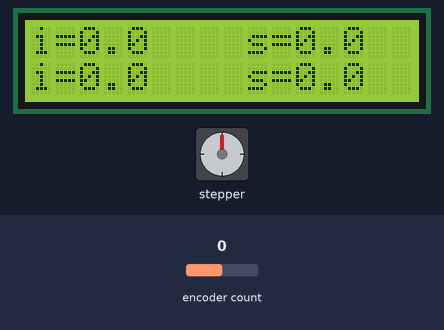
This sketch was run on a simulated Arduino Uno, built with avr-gcc and run on an emulated ATmega328P. Parts: stepper motor, 16×2 character LCD. Wiring (inferred from the names in the program): stepper motor driver (200 steps per turn assumed): step pin 8; direction pin 6; enable pin 5. Inputs (shaded band) come from the test bench; at power-on: encoder count 0. What the sketch prints to the serial monitor is not drawn.

Above: at 2.0 s.
2.1 s: encoder count set to -1
At 3.9 s:
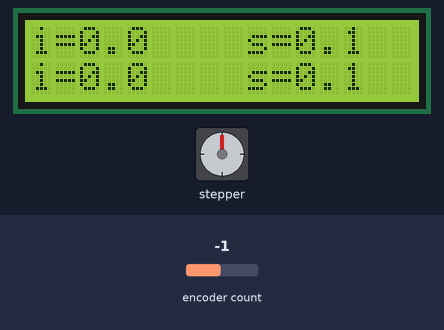
4.2 s: encoder count set to 0
At 6.5 s:
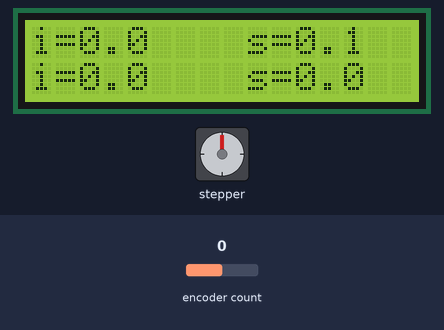
Timing chart, 0 to 8.0 s (numbered marks = the images above; inputs shaded):
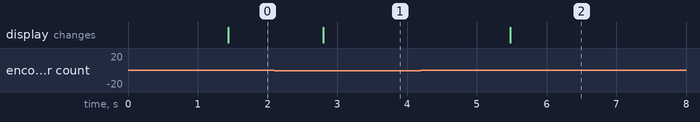

Measured:
- after the input at 2.1 s, the display: changes after 0.70 s (image 1)
- after the input at 4.2 s, the display: changes after 1.3 s (image 2)

The sketch:

fraestisch.ino
```cpp
#include <Encoder.h>
#include <Wire.h> // Wire Bibliothek einbinden
#include <LiquidCrystal_I2C.h> // Vorher hinzugefügte LiquidCrystal_I2C Bibliothek einbinden


/*
 * Grobe Funktionsweise
 *
 * 1. Wenn Strom an dann nix machen sondern im Display fragen "Referenzfahrt? Auf keine Encodereingaben reagieren, nur auf Klick warten.
 * 2. So lange warten bis Encoder gedrückt wird, vorher darf keine Bewegung möglich sein!!! Dann Referenzfahrt auf Endschalter.
 * 3. Jetzt ist die obere Position bekannt (max. Verfahrweg ca. 5cm, mussnoch ermittelt werden)
 * 4. wenn Encoder gedreht wird dann pro Rastung 0,1 mm in die entsprechende Richtung fahren (schnell oder langsam, je nach dem wie schnell gedreht wird
 * 5. wenn Encoder länger gedrückt wird (1  sec) Fräse in maximale  untere Position  fahren  (wenn Frästisch nicht gebraucht  wird)
 * PS: Encoder macht 20 Klicks pro Umdrehung, Steigung einer M8 Gewindestange = 1,25 mm
 *
 *
 *  Board: Arduino / Genuino Micro
 *  Maximum - 50mm
 *
 */


/*
 * Anschlüsse am Ardunino
 */

int PUL=8; //define Pulse pin
int DIR=6; //define Direction pin
int ENA=5; //define Enable Pin

int CLK=0; // Clock f. Encoder
int DT=1;  // DT f. Encoder
int SW=7;  // Switch vom. Encoder

int DISPLAY_SDA=2;  // I2C-SDA fuers Display
int DISPLAY_SCL=3;  // I2C-SCL fuers Display

int ENDSTOP=4; // Endschalter fuer die Referenz


/*
 * State-Machine für die Referenzierung
 */

#define STATE_UNREFERENZIERT    0
#define STATE_REFERENZFAHRT     1
#define STATE_REFERENZIERT      2

int state = STATE_UNREFERENZIERT;


/*
 * Der Knopf wurde im Interrupt-Handler gedrückt
 */
boolean button_gedrueckt = false;


/*
 * Position im Raum
 *
 *   x
 *   | ist_position+
 *   |
 *   |
 *   | ist_position-
 *   x
 *
 */

long ist_position = 0;
long soll_position = 0;

double ist_position_mm = 0;
double soll_position_mm = 0;

long maschine_ist_position = 0;
long maschine_soll_position = 0;

double maschine_ist_position_mm = 0;
double maschine_soll_position_mm = 0;


long maximale_position = 50;
boolean position_geaendert = false;

long STEPS_PRO_MM = 2560;

/*
 *
 */

// Encoder
Encoder encoder(CLK, DT);

// Display
LiquidCrystal_I2C lcd(0x27, 16, 2); //Hier wird festgelegt um was für einen Display es sich handelt. In diesem Fall eines mit 16 Zeichen in 2 Zeilen und der HEX-Adresse 0x27. Für ein vierzeiliges I2C-LCD verwendet man den Code "LiquidCrystal_I2C lcd(0x27, 20, 4)"


long alteEncoderPosition  = -999;


// Knopf gedrückt
void encoderGedrueckt()
{
  Serial.println("Switch betaetigt");
  button_gedrueckt = true;
}

void motor_schritt_oben()
{
    digitalWrite(DIR,LOW);
    digitalWrite(ENA,HIGH);
    digitalWrite(PUL,HIGH);
    delayMicroseconds(50);
    digitalWrite(PUL,LOW);
    delayMicroseconds(50);

    ist_position++;
    maschine_ist_position++;
    position_geaendert = true;
}


void motor_schritt_unten()
{
    digitalWrite(DIR,HIGH);
    digitalWrite(ENA,HIGH);
    digitalWrite(PUL,HIGH);
    delayMicroseconds(50);
    digitalWrite(PUL,LOW);
    delayMicroseconds(50);

    ist_position--;
    maschine_ist_position--;
    position_geaendert = true;
}


// Setup
void setup() {

  pinMode (PUL, OUTPUT);
  pinMode (DIR, OUTPUT);
  pinMode (ENA, OUTPUT);

  // Pullup für den Drehschalter-Knopf
  pinMode(SW, INPUT);
  digitalWrite(SW, HIGH);

  // Pullup für den Encoder
  pinMode(CLK, INPUT);
  digitalWrite(CLK, HIGH);
  pinMode(DT, INPUT);
  digitalWrite(DT, HIGH);

  // Pullup für den Endschalter
  pinMode(ENDSTOP, INPUT);
  digitalWrite(ENDSTOP, HIGH);

  // LCD Initialisieren
  lcd.init(); //Im Setup wird der LCD gestartet
  lcd.backlight(); //Hintergrundbeleuchtung einschalten (lcd.noBacklight(); schaltet die Beleuchtung aus).

  // Enable Serial
  Serial.begin(9600);
//
//  // Wait for begin
//  while (! Serial);

  // Interrupt an die Methode binden
  attachInterrupt(digitalPinToInterrupt(SW), encoderGedrueckt, FALLING);

  // LCD schreiben
  lcd.setCursor(0, 0);
  lcd.print("i=       s=      ");
  lcd.setCursor(0, 1);
  lcd.print("i=       s=      ");

//  lcd.setCursor(0, 1);
//  lcd.print("encoder =       ");

}


// Endlosschleife
int display_refresh = 10240;
void loop() {

  // Encoder lesen
  long neueEncoderPosition;
  neueEncoderPosition = encoder.read();

  if (neueEncoderPosition != alteEncoderPosition) {
    Serial.print("encoder = ");
    Serial.print(neueEncoderPosition);
    Serial.println();

    maschine_soll_position = maschine_soll_position - ((neueEncoderPosition - alteEncoderPosition) * 64);

    Serial.print("maschine_soll_position = ");
    Serial.print(maschine_soll_position);
    Serial.println();
    Serial.print("soll_position = ");
    Serial.print(soll_position);
    Serial.println();

    if (maschine_soll_position <= 0) {
      maschine_soll_position = 0;
    } else if (maschine_soll_position >= STEPS_PRO_MM * maximale_position) {
      maschine_soll_position = STEPS_PRO_MM * maximale_position;
    } else {
      soll_position = soll_position - ((neueEncoderPosition - alteEncoderPosition) * 64);
    }

//    if (maschine_soll_position >= STEPS_PRO_MM * maximale_position) {
//      maschine_soll_position = STEPS_PRO_MM * maximale_position;
//    } else {
//      soll_position = soll_position - ((neueEncoderPosition - alteEncoderPosition) * 64);
//    }

    alteEncoderPosition = neueEncoderPosition;

//    lcd.setCursor(10, 1);
//    lcd.print("      ");
//    lcd.setCursor(10, 1);
//    lcd.print(neueEncoderPosition);

    position_geaendert = true;

  }

  // State-Machine
  switch( state ) {


    // Unreferenzierte Maschine, Auf keine Encodereingaben reagieren, nur auf Klick warten. Danach die Referenzfahrt starten.
    case STATE_UNREFERENZIERT:

      if (button_gedrueckt == true) {
        state = STATE_REFERENZFAHRT;
        Serial.println("State STATE_UNREFERENZIERT > STATE_REFERENZFAHRT");
        button_gedrueckt = false;
      }

      break;


    // Refernzfahrt. Solange mit dem Portal nach unten Fahren, bis der Referenzschalter getroffen wurde.
    case STATE_REFERENZFAHRT:

      if (digitalRead(ENDSTOP) == HIGH) {
        motor_schritt_oben();
      } else {
        state = STATE_REFERENZIERT;
        soll_position = ist_position;
        maschine_ist_position = STEPS_PRO_MM * maximale_position;
        maschine_soll_position = maschine_ist_position;
        Serial.println("State STATE_REFERENZFAHRT > STATE_REFERENZIERT");
        position_geaendert = true;
      }

      break;


    // Maschine referenziert.
    case STATE_REFERENZIERT:

      // soll/ist nullen bei knopfdruck
      if (button_gedrueckt == true) {
        ist_position = 0;
        soll_position = ist_position;
        position_geaendert = true;
        button_gedrueckt = false;
      }

      // nach oben
      if (soll_position > ist_position) {
        if (digitalRead(ENDSTOP) == HIGH) {
          motor_schritt_oben();
        }
      }
      // nach unten
      if (soll_position < ist_position) {
        motor_schritt_unten();
      }

      break;


  }


  display_refresh--;
  if (display_refresh < 1)
  {

    // Position auf dem Display
    if (position_geaendert == true)
    {

      // mm berechnen
      soll_position_mm = ((double) soll_position) / ((double) STEPS_PRO_MM );
      ist_position_mm  = ((double) ist_position)  / ((double) STEPS_PRO_MM );

      maschine_soll_position_mm = ((double) maschine_soll_position) / ((double) STEPS_PRO_MM );
      maschine_ist_position_mm  = ((double) maschine_ist_position)  / ((double) STEPS_PRO_MM );

      lcd.setCursor(2, 0);
      lcd.print("      ");
      lcd.setCursor(2, 0);
      lcd.print(ist_position_mm, 1);

      lcd.setCursor(11, 0);
      lcd.print("      ");
      lcd.setCursor(11, 0);
      lcd.print(soll_position_mm, 1);

      lcd.setCursor(2, 1);
      lcd.print("      ");
      lcd.setCursor(2, 1);
      lcd.print(maschine_ist_position_mm, 1);

      lcd.setCursor(11, 1);
      lcd.print("      ");
      lcd.setCursor(11, 1);
      lcd.print(maschine_soll_position_mm, 1);

      position_geaendert = false;

    }

    display_refresh = 10240;

  }

}
```
